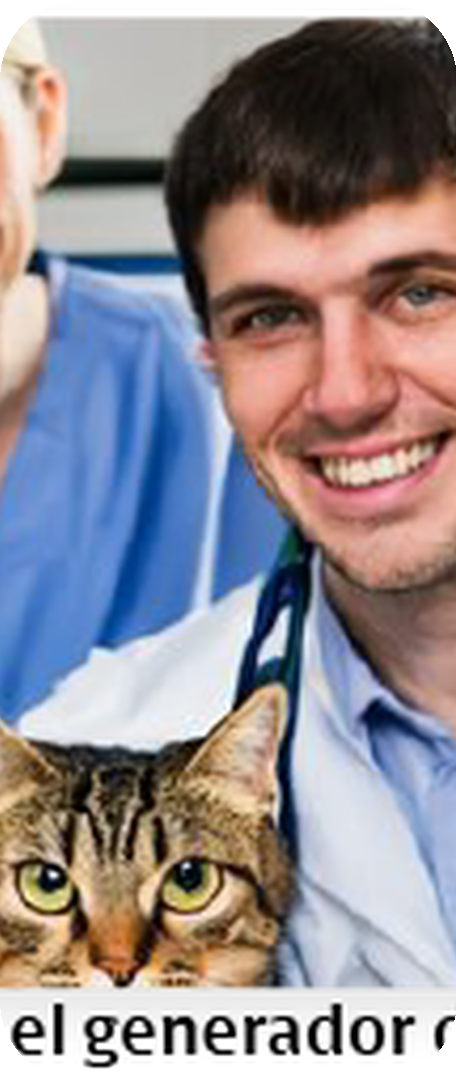
#> input picture imagenes_rdm/imagen_7.png, 456 x 1080 px, given in place of img5.png, which was not available
$ python main.py
#> lines starting #> are read from the running program, lines starting #| are printed output that depends on the picture; pictures that were not available may be replaced by others from this repository, and a replacement may not be noted
#> the answer given: 100
#> the answer given: 100
from PIL import Image
#import cv2
#import numpy as np


from PIL import Image,ImageDraw,ImageFilter
import os

from PIL import Image, ImageDraw, ImageFilter

def resize_and_crop(image_path, target_size):
    # Abre la imagen
#> called with target_size = (100, 100)
    img = Image.open(image_path)
#> img is the input picture: PIL image 456x1080 RGBA; mean R, G, B, A 141.4, 134.2, 139.4, 247.2

    # Calcula la relación de aspecto
    img_ratio = img.width / img.height
#> img_ratio = 0.422
    target_ratio = target_size[0] / target_size[1]

    # Redimensiona la imagen manteniendo la proporción
    if img_ratio > target_ratio:
        # La imagen es más ancha que el objetivo
        new_height = target_size[1]
        new_width = int(new_height * img_ratio)
    else:
        # La imagen es más alta que el objetivo
        new_width = target_size[0]
        new_height = int(new_width / img_ratio)
#> new_height = 236

    # Redimensiona la imagen
    img = img.resize((new_width, new_height), Image.LANCZOS)
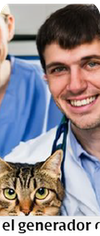
#> img: PIL image 100x236 RGBA; mean R, G, B, A 142.3, 135, 140.2, 247.2; transparent parts drawn white

    # Recorta la imagen al tamaño objetivo
    left = (new_width - target_size[0]) / 2
    top = (new_height - target_size[1]) / 2
#> top = 68
    right = (new_width + target_size[0]) / 2
    bottom = (new_height + target_size[1]) / 2
#> bottom = 168

    img = img.crop((left, top, right, bottom))
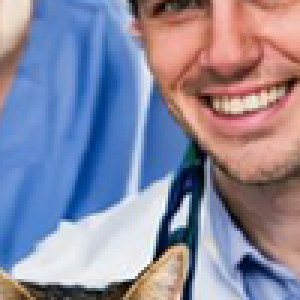
#> img: PIL image 100x100 RGBA (shown 3 times larger); mean R, G, B, A 138, 136.9, 159.9, 255

    return img

def round_corners(image, radius):
    """
    Redondea las esquinas de una imagen.
    :param image: La imagen a la que se le aplicará el redondeo.
    :param radius: El radio de redondeo.
    :return: La imagen con esquinas redondeadas.
    """
#> called with radius = 80
    # Crea una máscara con las esquinas redondeadas
    rounded_mask = Image.new('L', image.size, 0)
#> rounded_mask: PIL image 100x100 L; every value is 0
    draw = ImageDraw.Draw(rounded_mask)
    draw.rounded_rectangle((0, 0, image.size[0], image.size[1]), radius, fill=255)

    # Aplica la máscara a la imagen
    rounded_image = Image.new('RGBA', image.size)
#> rounded_image: PIL image 100x100 RGBA; every value is 0
    rounded_image.paste(image, (0, 0), rounded_mask)
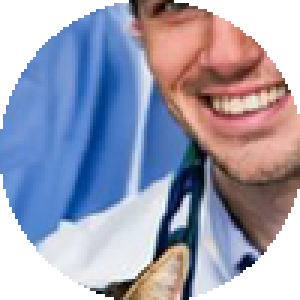
#> rounded_image: PIL image 100x100 RGBA (shown 3 times larger); mean R, G, B, A 107.2, 108.5, 128.7, 203.4; transparent parts drawn white

    return rounded_image

# Ejemplo de uso
if __name__ == "__main__":
    # Solicitar al usuario el tamaño deseado
    try:
        width = int(input("Ingrese el ancho deseado (por ejemplo, 1080): "))
        height = int(input("Ingrese la altura deseada (por ejemplo, 960): "))
        target_size = (width, height)

        # Cargar la imagen
        image_path = 'C:/Users/sergio.jimenez/Downloads/img5.png'  # Ruta de la imagen
        resized_image = resize_and_crop(image_path, target_size)

        # Aplicar redondeo de esquinas
        rounded_image = round_corners(resized_image, radius=80)  # Cambia el radio según lo desees

        # Aplicar un filtro de desenfoque
        #blurred_image = rounded_image.filter(ImageFilter.GaussianBlur(2))  # Cambia el valor para más o menos desenfoque

        # Mostrar la imagen estilizada
        rounded_image.show()  # Muestra la imagen redimensionada y estilizada

        # Guardar la imagen estilizada en la misma carpeta de descargas con numeración
        base_save_path = 'C:/Users/sergio.jimenez/Documents/Redimensionamiento_imagenes_OCTOPUS/imagenes_rdm/imagen'
        file_extension = '.png'
        counter = 1
        save_path = f"{base_save_path}_{counter}{file_extension}"

        # Aumentar el contador hasta encontrar un nombre de archivo disponible
        while os.path.exists(save_path):
            counter += 1
            save_path = f"{base_save_path}_{counter}{file_extension}"

        rounded_image.save(save_path)  # Guarda la imagen redimensionada
        print(f"Imagen guardada como: {save_path}")

    except ValueError:
        print("Por favor, ingrese un número válido para el ancho y la altura.")
    except FileNotFoundError:
        print("La ruta de la imagen no es válida. Asegúrese de que la imagen existe.")
    except Exception as e:
        print(f"Ocurrió un error: {e}")

$ run again, on imagenes_rdm/imagen_8.png
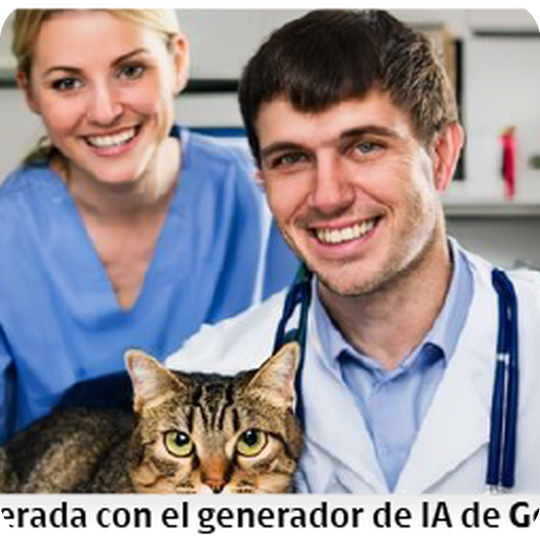
#> input picture imagenes_rdm/imagen_8.png, 1080 x 1080 px, given in place of img5.png, which was not available (shown at 1/2 size)
#> in resize_and_crop, img is the input picture: PIL image 1080x1080 RGBA; mean R, G, B, A 146.3, 139.4, 145.5, 248
#> in resize_and_crop, `img = img.resize((new_width, new_height), Image.LANCZOS)`:
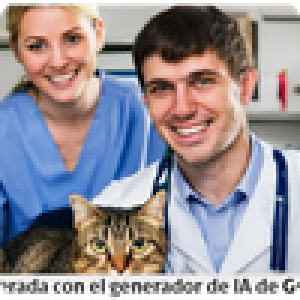
#> img: PIL image 100x100 RGBA (shown 3 times larger); mean R, G, B, A 147.8, 140.9, 147, 248.1; transparent parts drawn white
#> rounded_mask: PIL image 100x100 L; every value is 0
#> in round_corners, `rounded_image.paste(image, (0, 0), rounded_mask)`:
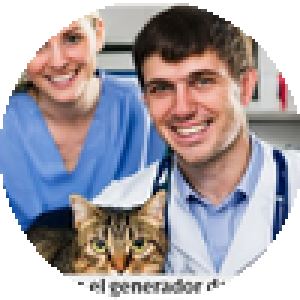
#> rounded_image: PIL image 100x100 RGBA (shown 3 times larger); mean R, G, B, A 116.2, 110.6, 117.1, 202; transparent parts drawn white

$ run again, on imagenes_rdm/imagen_redimensionada_1.png
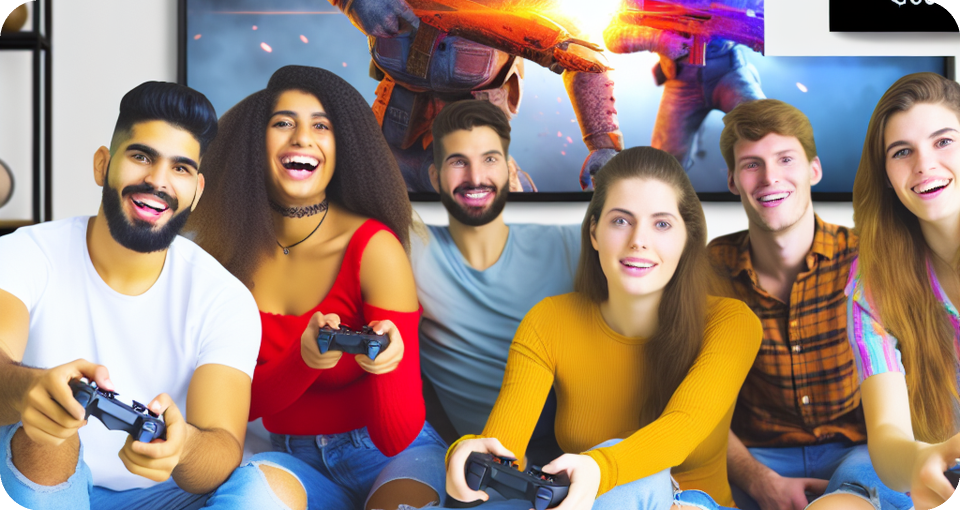
#> input picture imagenes_rdm/imagen_redimensionada_1.png, 1920 x 1020 px, given in place of img5.png, which was not available (shown at 1/2 size)
#> in resize_and_crop, img is the input picture: PIL image 1920x1020 RGBA; mean R, G, B, A 152.8, 129.4, 117.8, 254.3
#> in resize_and_crop, `img = img.crop((left, top, right, bottom))`:
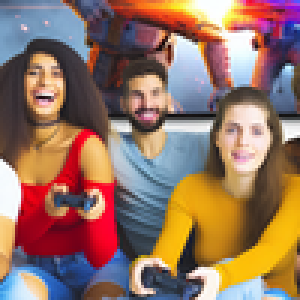
#> img: PIL image 100x100 RGBA (shown 3 times larger); mean R, G, B, A 147.9, 114.9, 99.3, 255
#> rounded_mask: PIL image 100x100 L; every value is 0
#> in round_corners, `rounded_image.paste(image, (0, 0), rounded_mask)`:
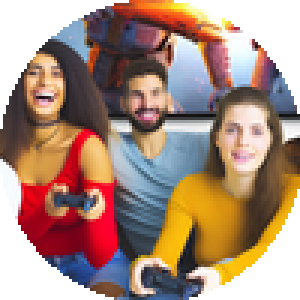
#> rounded_image: PIL image 100x100 RGBA (shown 3 times larger); mean R, G, B, A 117.8, 88.8, 74.2, 203.4; transparent parts drawn white
